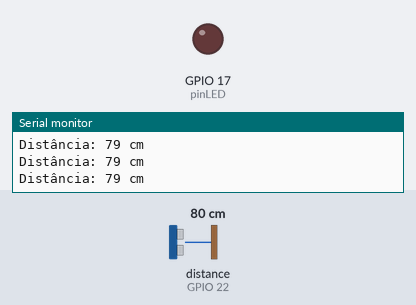
The sketch below on a simulated ESP32. On the bench: output pins drawn as LEDs (lit = HIGH), the last lines printed to the serial monitor. Wiring (from diagram.json): ultrasonic range finder: trigger GPIO 23; echo GPIO 22. The test bench sets the inputs (shaded band); at power-on: distance to the obstacle (sensor on GPIO 22) 80 cm. The echo pulse lasts 58.3 µs per cm; pins used as bus, display or sensor lines are not drawn.

Above: at 1.3 s.
1.4 s: distance to the obstacle (sensor on GPIO 22) set to 22 cm
2.9 s: distance to the obstacle (sensor on GPIO 22) set to 18 cm
At 3.7 s:
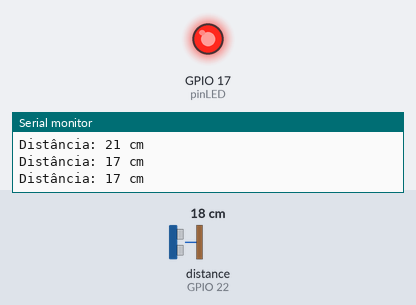
4.5 s: distance to the obstacle (sensor on GPIO 22) set to 35 cm
At 5.1 s:
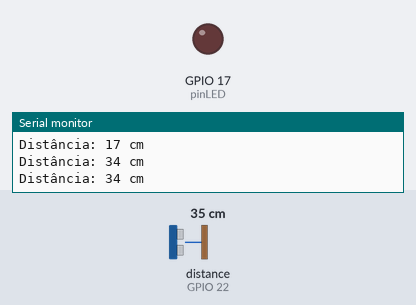
6.0 s: distance to the obstacle (sensor on GPIO 22) set to 2 cm
At 6.4 s:
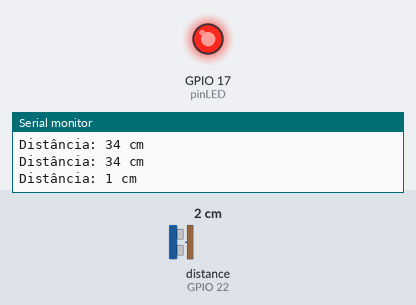
Timing chart, 0 to 8.5 s (numbered marks = the images above; inputs shaded):
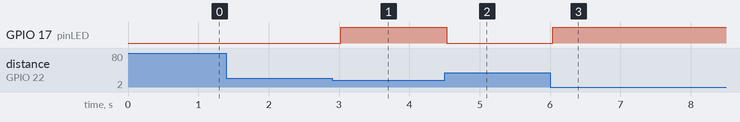

The sketch:

program.ino
```cpp
#define trigPin 23  		// Pino GPIO conectado ao Trig do HC-SR04
#define echoPin 22 		// Pino GPIO conectado ao Echo do HC-SR04
#define pinLED 17 		// Pino GPIO conectado ao resistor de LED


void setup() {
    Serial.begin(9600);        		// Inicializa a comunicação serial
    pinMode(trigPin, OUTPUT);  	// Define o pino Trig como saída
    pinMode(echoPin, INPUT);   	// Define o pino Echo como entrada
    pinMode(pinLED, OUTPUT);	// Define o pino do LED como saída para acender o LED
}


void loop() {
    long duration;
    int distance;


    // Envia um pulso de 10us para o Trig
    digitalWrite(trigPin, LOW);
    delayMicroseconds(2);
    digitalWrite(trigPin, HIGH);
    delayMicroseconds(10);
    digitalWrite(trigPin, LOW);


    // Calcula o tempo de duração do pulso de retorno no Echo
    duration = pulseIn(echoPin, HIGH);


    // Calcula a distância em centímetros
    distance = duration * 0.034 / 2;


    // Exibe a distância no Monitor Serial
    Serial.print("Distância: ");
    Serial.print(distance);
    Serial.println(" cm");


    if(distance < 20){
	digitalWrite(pinLED, HIGH);
    }
    else digitalWrite(pinLED, LOW);


    // Atraso antes da próxima leitura
    delay(500);
}
```

Measured:
- the behaviour switches between 21 and 20 cm on distance to the obstacle (sensor on GPIO 22) (found by bisection; images 0 and 1)
- after the input at 2.9 s, GPIO 17 (pinLED): LOW → HIGH after 0.12 s
- after the input at 4.5 s, GPIO 17 (pinLED): HIGH → LOW at once
- after the input at 6.0 s, GPIO 17 (pinLED): LOW → HIGH at once
